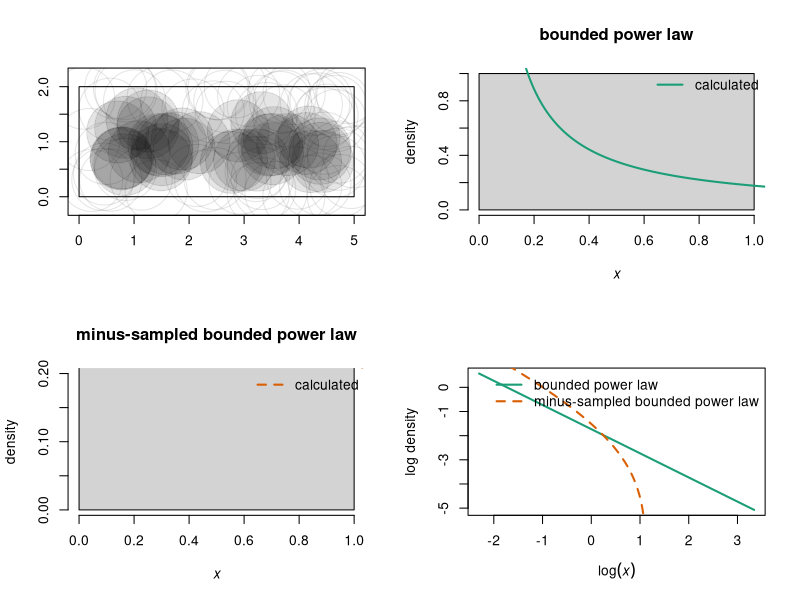

This chart was generated by the following R code:
rm(list = ls())
library(RColorBrewer)

#normalization constant C from Equation 2 in Edwards et al
#arguments:
#min mass xmin
#max mass xmax
#exponent b of bounded power law distribution
#Value: normalization constant C as in Equation 2 of Edwards
getC <- function(xmin, xmax, b){
  if(b == -1){
    return(1 / (log(xmax) - log(xmin)))
  } else {
    return((b + 1) / (xmax ^ (b + 1) - xmin ^(b + 1)))
  }
}

#bounded power law density
#Arguments:
#x: value at which to get density
#b: power law coefficient
#C: normalization constant
#xmin, xmax: min and max for bounded power law
#Value: density f(x) at x
dboundedpowerlaw <- function(x, b, C, xmin, xmax){
  fx <- C * x^b
  fx[x < xmin] <- 0
  fx[x > xmax] <- 0
  return(fx)
}

#calculate pi(r), the probability we minus-sample a circle of radius r
#Arguments:
#w, v: rectangular window dimensions
#r: circle radius
#Value: probability a circle of radius r is minus-sampled
getpir <- function(w, v, r){
  return((w - 2 * r) * (v - 2 * r) / (w * v)) #area in which we can minus-sample a circle of radius r / window area
}

#density for minus-sampled bounded power law
#Arguments:
#x: value at which to get density
#b: power law coefficient
#C: normalization constant
#xmin, xmax: min and max for bounded power law
#w, v: width and height of sampling window (ASSUMES v <= w)
#Value: density f(x) at x
#NOTE: HAVE NOT YET DEALT WITH SPECIAL CASES b = -2, b = -3/2, b = -1
#NOTE: NOT SURE ABOUT JACOBIAN YET
dMSBPL <- function(x, b, C, xmin, xmax, w, v){
  Jacobian <- 1 / (2 * sqrt(pi * x))
  #numerator <- C / (w * v) * (4 / pi * x ^ (b + 1) - 2 * (w + v) / sqrt(pi) * x ^ (b + 0.5) + w * v * x ^ b) #includes factor C / (w * v) that cancels with denominator
  numerator <- 4 / pi * x ^ (b + 1) - 2 * (w + v) / sqrt(pi) * x ^ (b + 0.5) + w * v * x ^ b
  #numerator <- numerator * Jacobian #change of variables needed?
  
  n2 <- dboundedpowerlaw(x = x, b = b, C = C, xmin = xmin, xmax = xmax) * getpir(w = w, v = v, r = sqrt(x / pi))
  #n2 <- n2 * Jacobian #CHECK: JACOBIAN NEEDED HERE?

  xmw <- pi / 4 * v^2 #largest circle we can fit in window
  #dplus <- C / (w * v) * (w * v / (b + 1) * xmw ^ (b + 1) - 2 * (w + v) / (sqrt(pi) * (b + 1.5)) * xmw ^ (b + 1.5) + 4 / (pi * (b + 2)) * xmw ^ (b + 2)) #includes factor C / (w * v) that cancels with numerator
  #dminus <- C / (w * v) * (w * v / (b + 1) * xmin ^ (b + 1) - 2 * (w + v) / (sqrt(pi) * (b + 1.5)) * xmin ^ (b + 1.5) + 4 / (pi * (b + 2)) * xmin ^ (b + 2)) #includes factor C / (w * v) that cancels with numerator
  if(b == -2){#special case for denominator
    dplus <- w * v / (b + 1) * xmw ^ (b + 1) - 2 * (w + v) / (sqrt(pi) * (b + 1.5)) * xmw ^ (b + 1.5) + 4 / pi * log(xmw)
    dminus <- w * v / (b + 1) * xmin ^ (b + 1) - 2 * (w + v) / (sqrt(pi) * (b + 1.5)) * xmin ^ (b + 1.5) + 4 / pi * log(xmin)
    print("b = -2")
  } else if (b == - 1.5){#special case for denominator
    dplus <- w * v / (b + 1) * xmw ^ (b + 1) - 2 * (w + v) / sqrt(pi) * log(xmw) + 4 / (pi * (b + 2)) * xmw ^ (b + 2)
    dminus <- w * v / (b + 1) * xmin ^ (b + 1) - 2 * (w + v) / sqrt(pi) * log(xmin) + 4 / (pi * (b + 2)) * xmin ^ (b + 2)
    print("b = -1.5")
    print(c(dplus, dminus))
  } else if (b == -1){#special case for denominator
    dplus <- w * v * log(xmw) - 2 * (w + v) / (sqrt(pi) * (b + 1.5)) * xmw ^ (b + 1.5) + 4 / (pi * (b + 2)) * xmw ^ (b + 2)
    dminus <- w * v * log(xmin) - 2 * (w + v) / (sqrt(pi) * (b + 1.5)) * xmin ^ (b + 1.5) + 4 / (pi * (b + 2)) * xmin ^ (b + 2)
    print("b = -1")
  } else {
    dplus <- w * v / (b + 1) * xmw ^ (b + 1) - 2 * (w + v) / (sqrt(pi) * (b + 1.5)) * xmw ^ (b + 1.5) + 4 / (pi * (b + 2)) * xmw ^ (b + 2)
    dminus <- w * v / (b + 1) * xmin ^ (b + 1) - 2 * (w + v) / (sqrt(pi) * (b + 1.5)) * xmin ^ (b + 1.5) + 4 / (pi * (b + 2)) * xmin ^ (b + 2)
    print("b: general case")
    print(c(dplus, dminus))
    
  }
  denominator <- dplus - dminus
  d2 <- dMSBPLintegral(b = b, C = C, w = w, v = v, xmin = xmin, xmax = xmax, xmaxminus = xmw)

  fx1 <- numerator / denominator
  fx2 <- n2 / d2$value #USING NUMERICAL INTEGRAL FOR NOW: we can always make this form work for other distributions
  
  print("overall check:")
  print(head(cbind(fx1, fx2)))
  
  fx2[x < xmin] <- 0
  fx2[x > xmax] <- 0
  return(fx2)
}

#numerical check on denominator for minus-sampled bounded power law
#Arguments:
#b: power law coefficient
#C: normalization constant
#w, v: width and height of sampling window (ASSUMES v < w)
#xmin, xmax: min and max for bounded power law
#xmaxminus: max area we can fit in window
#Value: numerical integral of what I think is numerator of minus-sampled bounded power law
dMSBPLintegral <- function(b, C, w, v, xmin, xmax, xmaxminus){
  myfunction <- function(x){
      f <- dboundedpowerlaw(x = x, b = b, C = C, xmin = xmin, xmax = xmax) * getpir(w = w, v = v, r = sqrt(x / pi))
      return(f)
    }
  return(integrate(f = myfunction, lower = xmin, upper = xmaxminus))
}

#inverse cdf for bounded power law, b not equal to -1
#Arguments:
#u in [0, 1]
#xmin and xmax: min and max values of x
#Value: inverse cdf evaluated at u
FXinv <- function(u, b, xmin, xmax){
  (u * xmax ^ (b + 1) + (1 - u) * xmin ^ (b + 1)) ^ (1 / (b + 1))  
}

#simulate from bounded power law distribution
#Arguments:
#n: number of values to simulate
#b: exponent for distribution
#xmin: min size
#xmax: max size
#Value:
#vector of n observations drawn from the specified bounded power law distribution
simulateboundedpowerlaw <- function(n, b, xmin, xmax){
  u <- runif(n = n, min = 0, max = 1)
  x <- FXinv(u = u, b = b, xmin = xmin, xmax = xmax)
}

#radius of circle given area
#Argument: area x
#Value: radius r
radiusfromarea <- function(x){
  return(sqrt(x / pi))
}

#does circle of radius r centred at (alpha, beta) fall entirely within a rectangle of side lengths w, v, lower left corner at origin?
#Arguments:
#alpha, beta: coordinates of circle centre
#r: radius of circle
#w, v: width and height of rectangle
#Value:
#logical: circle entirely in rectangle?
inframe <- function(alpha, beta, r, w, v){
  return(alpha >= r & alpha <= (w - r) & beta >= r & beta <= (v - r))
}

#draw sampling window
#Arguments: w, v width and height of rectangular window
#Value: rectangle representing the window
plotframe <- function(w, v){
  polygon(x = c(0, w, w, 0), y = c(0, 0, v, v))
}

#draw circle, filled if entirely in window
#Arguments:
#alpha, beta: centre of circle
#r: radius of circle
#isinframe (logical): is circle entirely in window?
#Value: draw the circle
plotcircle <- function(alpha, beta, r, isinframe){
  theta <- seq(from = 0, to = 2 * pi, length.out = 1e3)
  xc <- r * cos(theta)
  yc <- r * sin(theta)
  if(isinframe){
    plotcol <- adjustcolor("black", 0.1)
    edgecol <- plotcol
  } else {
    plotcol <- NA
    edgecol <- adjustcolor("black", 0.1)
  }
  polygon(xc + alpha, yc + beta, col = plotcol, border = edgecol)
}

#dimensions of sampling window
w <- 5
v <- 2 #ASSUME v <= w

#load data
#oneyeardf <- read.csv("oneyeardf.csv")
#oneyeardf <- oneyeardf[is.na(oneyeardf$ROI.LabelCode), ] # subset by removing corals that are out of frame
#axisscores <- read.csv("axisscores.csv")
#axisscores <- axisscores[order(axisscores$PC1), ] # order by PC1 from low to high

#sample from the sites; loop to repeat for all sites
#subsample from the minus sampled distribution


#parameters of bounded power law 
# need to make a function that estimates the parameters for each site
xmin <- 1e-1 #min area
xmax <- pi * 3^2 #max area
xmaxminus <- pi / 4 * v^2 #max area of circle that can fit in window
b <- -1 #power law exponent
C <- getC(xmin = xmin, xmax = xmax, b = b) #normalization constant
n <- 1e5 #number of circles
nplot <- 100 #number to plot
x <- simulateboundedpowerlaw(n = n, b = b, xmin = xmin, xmax = xmax) #simulated areas

r <- radiusfromarea(x) #colony radii (assume circles)
mycolors <- brewer.pal(3, "Dark2")

alpha <- runif(n = n, min = 0, max = w) #(alpha, beta) uniform random points in sampling window
beta <- runif(n = n, min = 0, max = v)

par(mfrow = c(2, 2))
plot(c(0, w), c(0, v), type = "n", asp = 1, xlab = "", ylab = "")
plotframe(w = w, v = v)
isinframe <- inframe(alpha = alpha, beta = beta, r = r, w = w, v = v)
for(i in 1:nplot){#drawing all the circles can be slow so make nplot not too large
  plotcircle(alpha = alpha[i], beta = beta[i], r = r[i], isinframe = isinframe[i]) 
}

hist(x, freq = FALSE, main = "bounded power law", breaks = 100, xlab = expression(italic(x)), ylab = "density")
xseq <- seq(from = xmin, to = xmax, length.out = 1e4)
fx <- dboundedpowerlaw(x = xseq, b = b, C = C, xmin = xmin, xmax = xmax)
lines(xseq, fx, col = mycolors[1], lwd = 2, lty = "solid") #density curve for bounded power law
legend("topright", bty = "n", lwd = 2, lty = c("solid"), col = c(mycolors[1]), legend = c("calculated"))

hist(x[isinframe], freq = FALSE, main = "minus-sampled bounded power law", breaks = 100, xlab = expression(italic(x)), ylab = "density", ylim = c(0, 0.2)) #changing y-axis limits helps us see tail
xseqMS <- seq(from = xmin, to = xmaxminus, length.out = 1e4)
fxMS <- dMSBPL(x = xseqMS, b = b, C = C, xmin = xmin, xmax = xmax, w = w, v = v)
lines(xseqMS, fxMS, col = mycolors[2], lwd = 2, lty = "dashed") #density curve for bounded power law
legend("topright", bty = "n", lwd = 2, lty = c("dashed"), col = c(mycolors[2]), legend = c("calculated"))

plot(log(xseq), log(fx), type = "l", lwd = 2, lty = "solid", col = mycolors[1], xlab = expression(log(italic(x))), ylab = "log density")
lines(log(xseqMS), log(fxMS), col = mycolors[2], lwd = 2, lty = "dashed") #density curve for bounded power law
legend("topright", bty = "n", lwd = 2, lty = c("solid", "dashed"), col = c(mycolors[1], mycolors[2]), legend = c("bounded power law", "minus-sampled bounded power law"))
